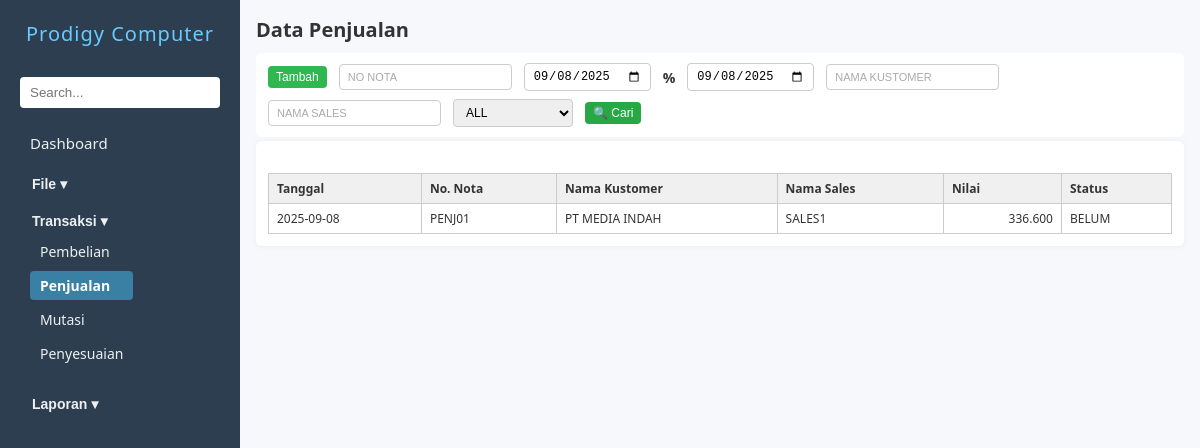
The page /penjualan.php (signed in) on the database its author committed.
### tables this page shows
CREATE TABLE `zjual` (
  `nonota` char(30) DEFAULT NULL,
  `tgl` date DEFAULT NULL,
  `kodekust` char(10) DEFAULT NULL,
  `kodesls` char(10) DEFAULT NULL,
  `kodegd` char(10) DEFAULT NULL,
  `nilai` double DEFAULT 0,
  `lunas` int(11) DEFAULT 0,
  `tgltempo` date DEFAULT NULL,
  `ppn` double(10,2) DEFAULT 0.00,
  `hppn` double(10,2) DEFAULT 0.00,
  `disc1` double(10,2) DEFAULT 0.00,
  `hdisc1` double(10,2) DEFAULT 0.00,
  `disc2` double(10,2) DEFAULT 0.00,
  `hdisc2` double(10,2) DEFAULT 0.00,
  `disc3` double(10,2) DEFAULT 0.00,
  `hdisc3` double(10,2) DEFAULT 0.00,
  `ket` varchar(1000) DEFAULT NULL,
  `operator` char(10) DEFAULT '',
  `logtime` timestamp NOT NULL DEFAULT current_timestamp()
);

CREATE TABLE `zkustomer` (
  `kodekust` char(10) NOT NULL,
  `kodear` char(20) DEFAULT NULL,
  `kodetipe` char(20) DEFAULT NULL,
  `namakust` tinytext NOT NULL,
  `alamat` tinytext NOT NULL,
  `kota` tinytext DEFAULT NULL,
  `kodehrg` char(2) NOT NULL,
  `ktp` char(20) NOT NULL,
  `npwp` char(30) NOT NULL
);

CREATE TABLE `zsales` (
  `kodesls` char(20) NOT NULL,
  `namasls` char(50) NOT NULL,
  `alamat` char(255) NOT NULL,
  `kota` char(50) NOT NULL,
  `ktp` varchar(20) NOT NULL,
  `npwp` varchar(30) NOT NULL
);

### penjualan.php (the view, shortened to what this page needs)
<?php
include 'koneksi.php';
$query = mysqli_query($conn, "
    SELECT zjual.tgl, zjual.nonota, zkustomer.namakust, zsales.namasls, zjual.nilai, zjual.lunas
    FROM zjual
    JOIN zkustomer ON zjual.kodekust = zkustomer.kodekust
    JOIN zsales ON zjual.kodesls = zsales.kodesls
    ORDER BY zjual.tgl DESC, zjual.nonota DESC
    LIMIT 10
");
?>
<!DOCTYPE html>
<html lang="en">
<head>
    <link rel="stylesheet" href="navbar.css" />
    <link rel="stylesheet" href="form.css" />
</head>
<body>
    <?php
    include 'navbar.php';
    $hakUbah   = $aksesEdit['tambah'];?>
    <main>
        <h2>Data Penjualan</h2>
        <div class="action-bar">
            <button type="button" name="btnTambah" id="btnTambah" class="action-btn tambah" onclick="window.location.href='inputpenjualan.php'">Tambah</button>
            <input type="text" name="noNota" id="inputNoNota" placeholder="No Nota" style="text-transform: uppercase;">
            <input type="date" name="tgl1" id="inputTgl1">
            <span>%</span>
            <input type="date" name="tgl2" id="inputTgl2">
            <input type="text" name="namakust" id="inputNamakust" placeholder="Nama Kustomer" autocomplete="off" style="text-transform: uppercase;">
            <input type="text" name="namasls" id="inputNamasls" placeholder="Nama Sales" autocomplete="off" style="text-transform: uppercase;">
            <select name="statusBayar" id="statusBayar">
                <option value="all">ALL</option>
            </select>
            <button type="button" name="btnSearch" id="btnSearch" class="action-btn cari" onclick="triggerSearch()">🔍 Cari</button>
        </div>
        <form id="penjualanForm" action="prosespenjualan.php" method="POST" enctype="multipart/form-data" onsubmit="return validateForm()">
            <div id="tabelHasil" class="form-grid" style="margin-top: 20px;">
                <table class="tabel-hasil">
                    <thead>
                        <tr>
                            <th>Tanggal</th>
                            <th>No. Nota</th>
                            <th>Nama Kustomer</th>
                            <th>Nama Sales</th>
                            <th>Nilai</th>
                            <th>Status</th>
                        </tr>
                    </thead>
                    <tbody>
                        <?php while ($row = mysqli_fetch_assoc($query)): ?>
                            <tr onclick="tampilkanKonfirmasiEdit('<?= $row['nonota'] ?>')">
                                <td><?= $row['tgl'] ?></td>
                                <td><?= $row['nonota'] ?></td>
                                <td><?= $row['namakust'] ?></td>
                                <td><?= $row['namasls'] ?></td>
                                <td style="text-align: right;"><?= number_format($row['nilai'], 0, ',', '.') ?></td>
                                <td><?= $row['lunas'] ? 'LUNAS' : 'BELUM' ?></td>
                            </tr>
                        <?php endwhile; ?>
                    </tbody>
                </table>
            </div>
        </form>
    </main>
</body>
</html>

### form.css (style rules this page uses)
* { box-sizing: border-box; margin: 0; padding: 0; }
body { font-family: "Segoe UI", Tahoma, Geneva, Verdana, sans-serif; display: flex; height: 100vh; background: #f6f8fb; color: #333; }
main { padding: 1rem; flex: 1; overflow-y: auto; }
h2 { margin-bottom: 10px; font-size: 20px; }
form { background: #fff; padding: 12px; border-radius: 6px; box-shadow: 0 0 6px rgba(0, 0, 0, 0.05); }
#btnTambah { background-color: #30b850; }
.tabel-hasil { width: 100%; border-collapse: collapse; font-size: 14px; margin-top: 10px; }
.tabel-hasil th, .tabel-hasil td { border: 1px solid #ccc; padding: 8px 10px; text-align: left; }
.tabel-hasil th { background-color: #f0f0f0; font-weight: bold; }
.action-bar { display: flex; flex-wrap: wrap; align-items: center; gap: 8px 12px; margin-bottom: 4px; background-color: #fff; padding: 10px 12px; border-radius: 6px; }
.action-bar input[type="text"], .action-bar input[type="date"], .action-bar select { padding: 5px 8px; font-size: 12px; border: 1px solid #ccc; border-radius: 4px; min-width: 120px; }
.action-bar input[type="text"]::placeholder { font-size: 11px; color: #aaa; }
.action-bar span { font-size: 14px; font-weight: bold; }
.action-bar .action-btn { padding: 4px 8px; font-size: 12px; border: none; color: white; border-radius: 4px; cursor: pointer; transition: 0.3s ease; }
.action-bar .action-btn.tambah { background-color: #30b850; }
.action-bar .action-btn.cari { background-color: #28a745; }
.tabel-hasil { width: 100%; border-collapse: collapse; margin-top: 1em; font-size: 12px; border: 1px solid #ccc; }
.tabel-hasil th, .tabel-hasil td { padding: 6px 8px; border: 1px solid #ccc; text-align: left; background-color: #fff; }
.tabel-hasil th { background-color: #f0f0f0; font-weight: bold; color: #333; }

### rows shown on the page
zjual: tgl "2025-09-08", nonota "PENJ01", zkustomer.namakust "PT MEDIA INDAH", zsales.namasls "SALES1", nilai "336.600", lunas "BELUM"

### other values the page prints
$mainmenu "File"
$mainmenu "Transaksi"
$label "Pembelian"
$label "Penjualan"
$label "Mutasi"
$label "Penyesuaian"
$mainmenu "Laporan"
